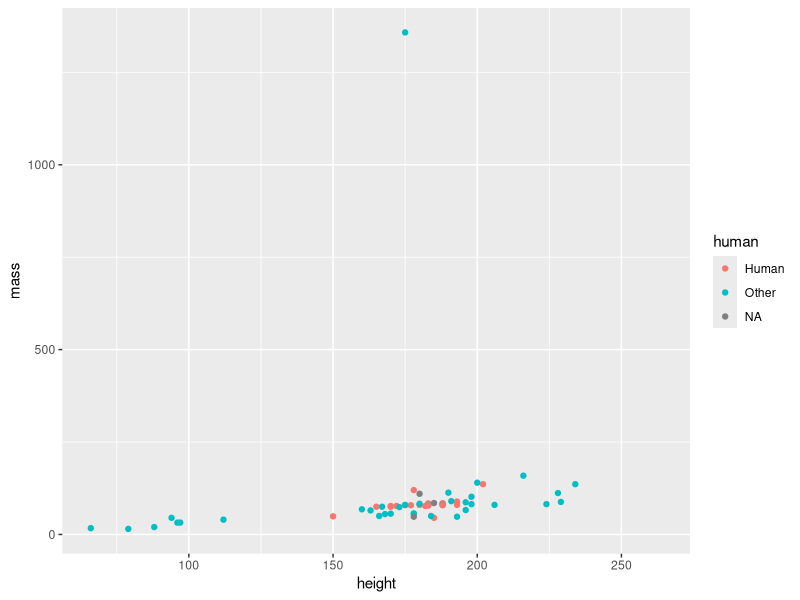

Reproduce this figure in R.
## ---- chunk 1
#| message: false
library(tidyverse)
## ---- chunk 2
typeof(as.logical(c("TRUE", "FALSE", "TRUE", "TRUE", "FALSE")))
typeof(c(T, F, T, T, F))
## ---- chunk 3
#| error: true
c("potato", "carrot", "eggplant", "lettuce")
## ---- chunk 4
#| error: true
c(1.1, 6.4, 1.5, 0.9)
## ---- chunk 5
x <- c("10", "100%", "$1000")
## ---- chunk 6
typeof(x)
## ---- chunk 7
as.numeric(x)
parse_number(x)
## ---- chunk 8
x <- c(1, 2, 3, 4)
y <- c(TRUE, FALSE)
x * y
## ---- chunk 9
starwars <- starwars %>%
  mutate(human = ifelse(species == "Human", "Human", "Other"))
## ---- chunk 10
ggplot(starwars, aes(x = height, y = mass, color = human)) +
  geom_point()
## ---- chunk 11
example_skin <- c("fair", "gold", "white, blue")
str_detect(example_skin, ",")
## ---- chunk 12
starwars <- starwars %>%
  mutate(many_cols = str_detect(skin_color, ","))

starwars
## ---- chunk 13
starwars %>% filter(many_cols == F)
## ---- chunk 14
nrow(starwars %>% filter(many_cols == F))
## ---- chunk 15
year <- c(1900, 1901, 1909, 1910, 1921, 1931, 2001)
floor(year / 10) |> paste0("0's")
## ---- chunk 16
set.seed(2484) # so you all get the same "random" data
prices <- tibble(
  year = 1900:1950,
  price = rnorm(n = length(year), mean = year/10)
)
prices
## ---- chunk 17
prices <- prices %>%
  mutate(decade = floor(year / 10) %>% paste0("0's"))
## ---- chunk 18
prices %>%
  group_by(decade) %>%
  summarise(mean(price))
